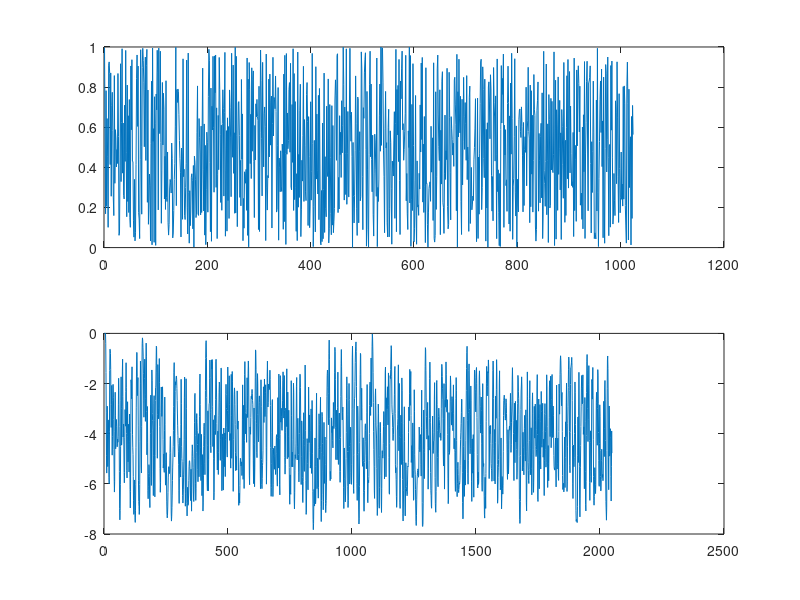
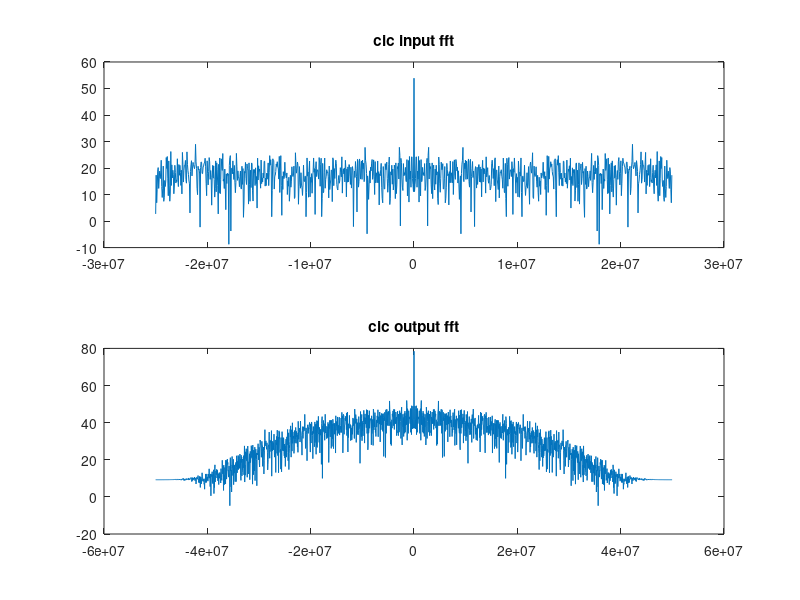

Reproduce these figures in MATLAB, in order.
clc;
clear all;
close all;

%Parameters
nb_sample = 2^10;
fsamp_in = 50e6;

%CIC Parameters
M = 1;
R = 2;  % decimation or interpolation ratio
N = 4;  % number of stages
interp_decim= 1; %+1 interp and -1 decim

%Inits
t = (1/fsamp_in:1/fsamp_in:nb_sample/fsamp_in);
if interp_decim==1 fsamp_out = fsamp_in*R; end;
if interp_decim==-1 fsamp_out = fsamp_in/R; end;


%Test vector generation
data_in = rand(1,nb_sample); %random data
##data_in = [zeros(1,nb_sample/2) ones(1,nb_sample/2)]; %step
##data_in = sin(2*pi*fsamp_in/100.*t); %sin
##data_in =  (1:nb_sample);%ramp
##data_in = [(1:64) (1:64)]; data_in = repmat(data_in,1,8); data_in = data_in-32; %saw
##data_in = [zeros(1,64) ones(1,64)]; data_in = repmat(data_in,1,8);


%Cic implementation
%Comb
comb_d1 = 0;
comb_reg = zeros(N,nb_sample);
for v = 1 : N
  if v==1
    comb_in = data_in;
    printf('Comb %d of %d stages (first)\n',v,N);
    for k=1:length(comb_in)
      if k>1
        comb_out(k)=comb_in(k)-comb_d1;
      end
      comb_d1 = comb_in(k);
    end;
  else
    comb_in = comb_out;
    printf('Comb %d of %d stages\n',v,N);
    for k=1:length(comb_in)
      if k>2
        comb_out(k)=comb_in(k)-comb_d1;
      end
      comb_d1 = comb_in(k);
    end;
  end;
  comb_reg(v,1:length(comb_out))=comb_out;
end;

%Interpolation or decimation
resample_in = comb_out;
if interp_decim==1
  resample_out = zeros(1,length(resample_in)*R);
  resample_out(1:R:end) = resample_in;
##  for k=1:length(resample_in)
##    resample_out((k-1)*R+1:(k-1)*R+1+R-1)=repmat(resample_in(k),R,1);
####    fprintf('%d %d \n',(k-1)*R+1, (k-1)*R+1+R-1);
##  end
end
if interp_decim==-1
  resample_out = zeros(1,length(resample_in)/R);
  resample_out(1:R:end) = resample_in;
end

%Cic Implementation
%Integrator
integ_reg = zeros(N,length(resample_out));
for v = 1 : N
  if v==1
    printf('Integrator %d of %d stages (first)\n',v,N);
    integrator_in = resample_out;
    accu = 0;
    for k=2:length(integrator_in)
      integrator_out(k) = accu;
      accu = accu+integrator_in(k);
    end
   else
    printf('Integrator %d of %d stages\n',v,N);
    integrator_in = integrator_out;
    accu = 0;
    for k=1:length(integrator_in)
      integrator_out(k) = accu;
      accu = accu+integrator_in(k);
    end
  end
  integ_reg(v,1:length(integrator_out))=integrator_out;
end

%FFT in
fft_in = 20 * log10(abs(fftshift(fft(data_in))));
x_axis_fft_in = (-fsamp_in/2:fsamp_in/nb_sample:fsamp_in/2-fsamp_in/nb_sample);

%FFT out
fft_out = 20 * log10(abs(fftshift(fft(integrator_out))));
x_axis_fft_out = (-fsamp_out/2:fsamp_out/nb_sample/R:fsamp_out/2-fsamp_out/nb_sample/R);

##%debug
##debug_plot=data_in;
##figure(1);
##plot(debug_plot);
##title('data in');
##
##debug_plot=comb_reg(1,:);
##figure(2);
##plot(debug_plot);
##title('comb reg 1');
##
##debug_plot=comb_reg(2,:);
##figure(3);
##plot(debug_plot);
##title('comb reg 2');
##
##debug_plot=resample_out;
##figure(4);
##plot(debug_plot);
##title('resample out');
##
##debug_plot=integ_reg(1,:);
##figure(5);
##plot(debug_plot);
##title('integ reg 1');
##
##debug_plot=integ_reg(2,:);
##figure(6);
##plot(debug_plot);
##title('integ reg 2');

%Plot signal
figure(1);
subplot (211);
plot(data_in);
subplot (212);
plot(integrator_out);

%Plot fft
figure(2);
subplot (211);
plot(x_axis_fft_in,fft_in);
title('cic input fft');
subplot (212);
plot(x_axis_fft_out,fft_out);
title('cic output fft');

